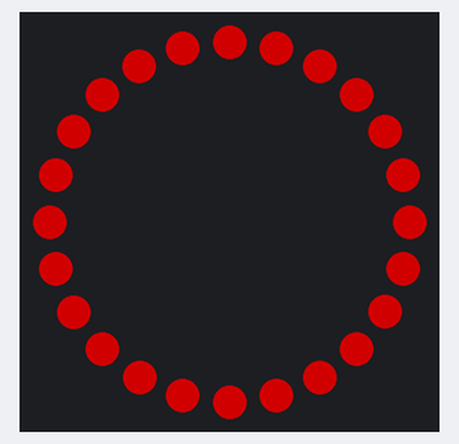
The sketch below on a simulated ESP8266 (NodeMCU). Shown: 24 RGB LEDs in a ring, first at the top, clockwise. Dim RGB values are drawn brighter than linear; what the sketch prints to the serial monitor is not drawn.

Above: at 1.65 s.
At 5.1 s:
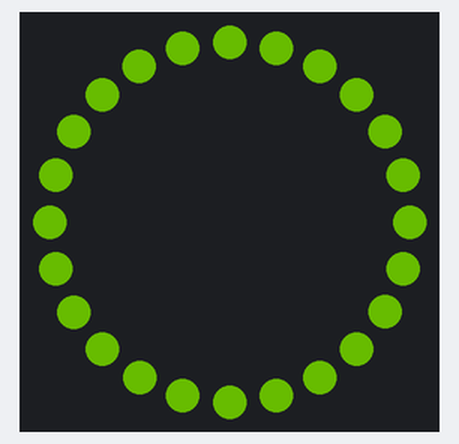
At 9.26 s:
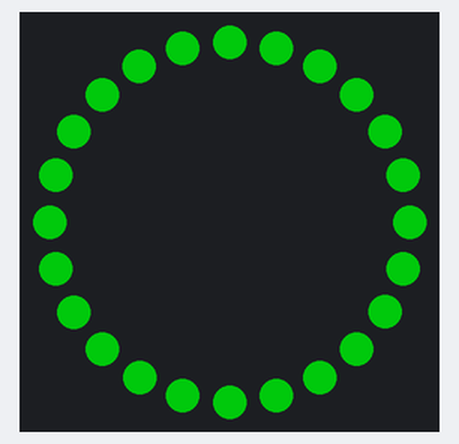
At 16.89 s:
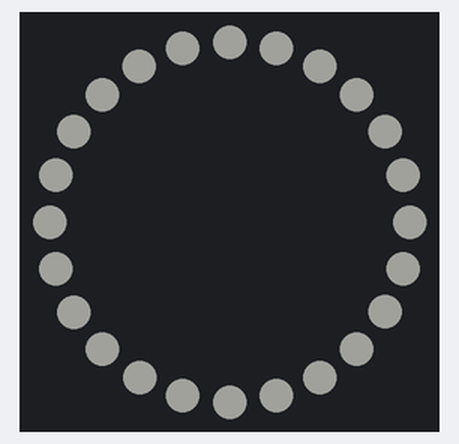
At 28.95 s:
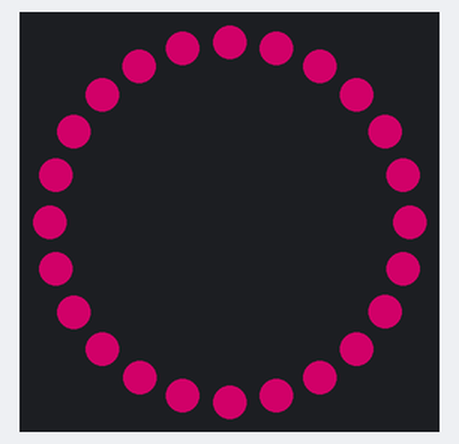
At 39.63 s:
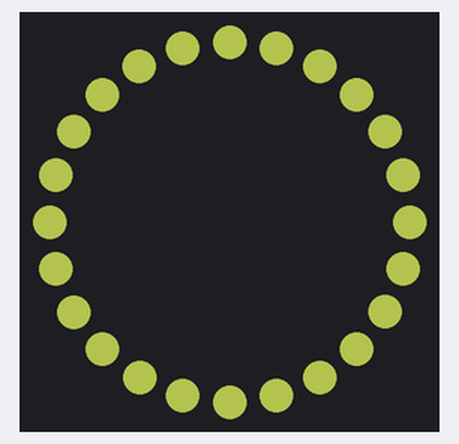

The sketch:

jukebox.ino
```cpp
/*

V1.0 10/20/2025
DY-SV5W music board paired with a ESP8266 to play randomizd MP3's with a LED ring

By Gary Quiring
Big thank you to the folks at Digital Town for their SV5W examples
https://www.digitaltown.co.uk/components18DYSV5W.php

Video Howto:
https://youtu.be/aGjDbqXvqxg

Components required
DY-SV5W Music board
https://www.amazon.com/dp/B0BLCHH95W

Gikfun 2" 4 ohm 5watt speaker
https://www.amazon.com/dp/B081169PC5

WS2812B LED Ring 24 bits RGB (several choices)
https://www.amazon.com/Sparkleiot-Integrated-Drivers-Arduino-Raspberry/dp/B09K58DMMX
https://www.amazon.com/dp/B0B2D7742J

ESP8266 with USB-C
https://www.amazon.com/Development-Interface-Wireless-Compatible-Micropythonz/dp/B0D8S7XVWH

JST Connector for speaker (Optional)
https://www.amazon.com/gp/product/B01M5AHF0Z

USB-C Female connector (This does not support the data wires because it does not have the pull down resistors)
https://www.amazon.com/dp/B0CB395L99

Rocker switch (optional)
https://www.amazon.com/dp/B0CN8SLLPQ

Screws/nuts
 M3 20mm qty 1
 M3 10mm qty 2
 M3 nuts qty 3

3D files

Jukebox 3D project
https://makerworld.com/en/models/1261929-jukebox-night-light-and-music-box#profileId-1286728

Bracket for 8266 and DY-SV5W
https://makerworld.com/en/models/1867804-esp8266-arduino-dy-sv5w-music-mounting-bracket#profileId-1998763

////////  ARDUINO ////////

https://github.com/gquiring/Jukebox

Download the Arduino IDE:
https://www.arduino.cc/en/software

From the File, Preferences menu, install this additional Link in the board
Manager URL option:
http://arduino.esp8266.com/stable/package_esp8266com_index.json

If you can't see the COM port on Windows 11 try this driver, it worked for me:
https://sparks.gogo.co.nz/assets/_site_/downloads/CH34x_Install_Windows_v3_4.zip


Library versions used
 ESP8266 board 3.1.2
 Adafruit_NeoPixel 1.15.1


For power switch (Have not tested)
ESP.deepSleep(0);  // sleep indefinitely until reset pin is triggered
Then wire your momentary switch between RST and GND

*/

byte volume = 0x40;
byte commandLength;
byte command[6];
int checkSum = 0;


#include <Adafruit_NeoPixel.h>

#define LED_PIN     D1       // GPIO2 on ESP8266 (NodeMCU D4)
#define LED_COUNT   24       // Number of LEDs in the ring

Adafruit_NeoPixel ring(LED_COUNT, LED_PIN, NEO_GRB + NEO_KHZ800);


void sendCommand(){
  int q;
  for(q=0;q < commandLength;q++){
    Serial1.write(command[q]);
    Serial.print(command[q],HEX);
  }
  Serial.println("End");
}


// Linear interpolation between two colors
uint32_t lerpColor(uint32_t color1, uint32_t color2, float t) {
  uint8_t r1 = (color1 >> 16) & 0xFF;
  uint8_t g1 = (color1 >> 8) & 0xFF;
  uint8_t b1 = color1 & 0xFF;

  uint8_t r2 = (color2 >> 16) & 0xFF;
  uint8_t g2 = (color2 >> 8) & 0xFF;
  uint8_t b2 = color2 & 0xFF;

  uint8_t r = r1 + (r2 - r1) * t;
  uint8_t g = g1 + (g2 - g1) * t;
  uint8_t b = b1 + (b2 - b1) * t;

  return ((uint32_t)r << 16) | ((uint32_t)g << 8) | b;
}

// Color sequence
uint32_t colors[] = {
  0xFF0000, // Red
  0x00FF00, // Green
  0x000064, // Dark Blue
  0xFFFF00, // Yellow
  0xFF0080, // Pink
  0x00FFFF, // Light Blue
  0xFFA500  // Orange
};

const int numColors = sizeof(colors) / sizeof(colors[0]);
const int stepsPerFade = 255;      // total steps for a fade
const int baseStepDelay = 20;      // normal delay (ms)
const float slowEndFactor = 3.0;   // last portion slowed by 3x
const float slowStart = 0.7;       // start slowing at 70% of transition
const uint8_t BRIGHTNESS = 120;    // You can make this brighter but some of the USB chargers starting dropping the voltage if the LED's draw too much power


void setup() {

  delay(1500);          // give DY-SV5W time to boot reliably on wall bricks
  Serial1.begin(9600);  //Open connection to music board

  //set volume to 35
  command[0] = 0xAA;    //first byte says it's a command
  command[1] = 0x13;
  command[2] = 0x01;
  command[3] = 35;      //volume
  checkSum = 0;
  for(int q=0;q<4;q++){
    checkSum +=  command[q];
  }
  command[4] = lowByte(checkSum);//SM check bit... low bit of the sum of all previous values
  commandLength = 5;
  sendCommand();


  //select random mode
  command[0] = 0xAA;//first byte says it's a command
  command[1] = 0x18;
  command[2] = 0x01;
  command[3] = 0x03;//random
  checkSum = 0;
  for(int q=0;q<4;q++){
    checkSum +=  command[q];
  }
  command[4] = lowByte(checkSum);//SM check bit... low bit of the sum of all previous values
  commandLength = 5;
  sendCommand();

  //play track (it always plays the first file 00001.MP3)
  command[0] = 0xAA;//first byte says it's a command
  command[1] = 0x02;
  command[2] = 0x00;
  command[3] = 0xAC;
  commandLength = 4;
  sendCommand();

  ring.begin();
  ring.setBrightness(BRIGHTNESS);
  ring.show();


}


void loop() {

  for (int i = 0; i < numColors; i++) {
    uint32_t startColor = colors[i];
    uint32_t endColor = colors[(i + 1) % numColors];

    // Cross-fade
    for (int step = 0; step <= stepsPerFade; step++) {
      float t = step / (float)stepsPerFade;
      uint32_t blended = lerpColor(startColor, endColor, t);
      setAllPixels(blended);

      // Extend the delay near the end of transition
      float stepDelay = baseStepDelay;
      if (t > slowStart) {
        float factor = 1.0 + (t - slowStart) / (1.0 - slowStart) * (slowEndFactor - 1.0);
        stepDelay *= factor;
      }
      delay((int)stepDelay);
    }
  }

}


// Set all LEDs to the same color
void setAllPixels(uint32_t color) {
  uint8_t r = (color >> 16) & 0xFF;
  uint8_t g = (color >> 8) & 0xFF;
  uint8_t b = color & 0xFF;

  for (int i = 0; i < LED_COUNT; i++) {
    ring.setPixelColor(i, r, g, b);
  }
  ring.show();
}
```
